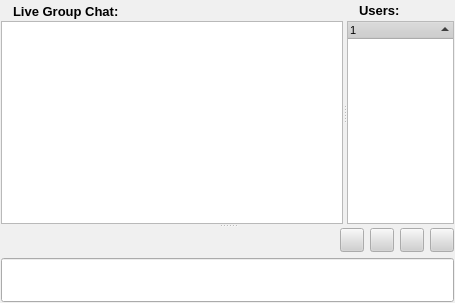
<ui version="4.0" >
 <class>ChatDialog</class>
 <widget class="QWidget" name="ChatDialog" >
  <property name="geometry" >
   <rect>
    <x>0</x>
    <y>0</y>
    <width>455</width>
    <height>303</height>
   </rect>
  </property>
  <property name="sizePolicy" >
   <sizepolicy>
    <hsizetype>7</hsizetype>
    <vsizetype>7</vsizetype>
    <horstretch>0</horstretch>
    <verstretch>0</verstretch>
   </sizepolicy>
  </property>
  <property name="palette" >
   <palette>
    <active>
     <colorrole role="WindowText" >
      <brush brushstyle="SolidPattern" >
       <color alpha="255" >
        <red>0</red>
        <green>0</green>
        <blue>0</blue>
       </color>
      </brush>
     </colorrole>
     <colorrole role="Button" >
      <brush brushstyle="SolidPattern" >
       <color alpha="255" >
        <red>208</red>
        <green>208</green>
        <blue>208</blue>
       </color>
      </brush>
     </colorrole>
     <colorrole role="Light" >
      <brush brushstyle="SolidPattern" >
       <color alpha="255" >
        <red>255</red>
        <green>255</green>
        <blue>255</blue>
       </color>
      </brush>
     </colorrole>
     <colorrole role="Midlight" >
      <brush brushstyle="SolidPattern" >
       <color alpha="255" >
        <red>247</red>
        <green>247</green>
        <blue>247</blue>
       </color>
      </brush>
     </colorrole>
     <colorrole role="Dark" >
      <brush brushstyle="SolidPattern" >
       <color alpha="255" >
        <red>104</red>
        <green>104</green>
        <blue>104</blue>
       </color>
      </brush>
     </colorrole>
     <colorrole role="Mid" >
      <brush brushstyle="SolidPattern" >
       <color alpha="255" >
        <red>139</red>
        <green>139</green>
        <blue>139</blue>
       </color>
      </brush>
     </colorrole>
     <colorrole role="Text" >
      <brush brushstyle="SolidPattern" >
       <color alpha="255" >
        <red>0</red>
        <green>0</green>
        <blue>0</blue>
       </color>
      </brush>
     </colorrole>
     <colorrole role="BrightText" >
      <brush brushstyle="SolidPattern" >
       <color alpha="255" >
        <red>255</red>
        <green>255</green>
        <blue>255</blue>
       </color>
      </brush>
     </colorrole>
     <colorrole role="ButtonText" >
      <brush brushstyle="SolidPattern" >
       <color alpha="255" >
        <red>0</red>
        <green>0</green>
        <blue>0</blue>
       </color>
      </brush>
     </colorrole>
     <colorrole role="Base" >
      <brush brushstyle="SolidPattern" >
       <color alpha="255" >
        <red>255</red>
        <green>255</green>
        <blue>255</blue>
       </color>
      </brush>
     </colorrole>
     <colorrole role="Window" >
      <brush brushstyle="SolidPattern" >
       <color alpha="255" >
        <red>240</red>
        <green>240</green>
        <blue>240</blue>
       </color>
      </brush>
     </colorrole>
     <colorrole role="Shadow" >
      <brush brushstyle="SolidPattern" >
       <color alpha="255" >
        <red>0</red>
        <green>0</green>
        <blue>0</blue>
       </color>
      </brush>
     </colorrole>
     <colorrole role="Highlight" >
      <brush brushstyle="SolidPattern" >
       <color alpha="255" >
        <red>0</red>
        <green>0</green>
        <blue>128</blue>
       </color>
      </brush>
     </colorrole>
     <colorrole role="HighlightedText" >
      <brush brushstyle="SolidPattern" >
       <color alpha="255" >
        <red>255</red>
        <green>255</green>
        <blue>255</blue>
       </color>
      </brush>
     </colorrole>
     <colorrole role="Link" >
      <brush brushstyle="SolidPattern" >
       <color alpha="255" >
        <red>0</red>
        <green>0</green>
        <blue>255</blue>
       </color>
      </brush>
     </colorrole>
     <colorrole role="LinkVisited" >
      <brush brushstyle="SolidPattern" >
       <color alpha="255" >
        <red>255</red>
        <green>0</green>
        <blue>255</blue>
       </color>
      </brush>
     </colorrole>
     <colorrole role="AlternateBase" >
      <brush brushstyle="SolidPattern" >
       <color alpha="255" >
        <red>231</red>
        <green>231</green>
        <blue>231</blue>
       </color>
      </brush>
     </colorrole>
    </active>
    <inactive>
     <colorrole role="WindowText" >
      <brush brushstyle="SolidPattern" >
       <color alpha="255" >
        <red>0</red>
        <green>0</green>
        <blue>0</blue>
       </color>
      </brush>
     </colorrole>
     <colorrole role="Button" >
      <brush brushstyle="SolidPattern" >
       <color alpha="255" >
        <red>208</red>
        <green>208</green>
        <blue>208</blue>
       </color>
      </brush>
     </colorrole>
     <colorrole role="Light" >
      <brush brushstyle="SolidPattern" >
       <color alpha="255" >
        <red>255</red>
        <green>255</green>
        <blue>255</blue>
       </color>
      </brush>
     </colorrole>
     <colorrole role="Midlight" >
      <brush brushstyle="SolidPattern" >
       <color alpha="255" >
        <red>247</red>
        <green>247</green>
        <blue>247</blue>
       </color>
      </brush>
     </colorrole>
     <colorrole role="Dark" >
      <brush brushstyle="SolidPattern" >
       <color alpha="255" >
        <red>104</red>
        <green>104</green>
        <blue>104</blue>
       </color>
      </brush>
     </colorrole>
     <colorrole role="Mid" >
      <brush brushstyle="SolidPattern" >
       <color alpha="255" >
        <red>139</red>
        <green>139</green>
        <blue>139</blue>
       </color>
      </brush>
     </colorrole>
     <colorrole role="Text" >
      <brush brushstyle="SolidPattern" >
       <color alpha="255" >
        <red>0</red>
        <green>0</green>
        <blue>0</blue>
       </color>
      </brush>
     </colorrole>
     <colorrole role="BrightText" >
      <brush brushstyle="SolidPattern" >
       <color alpha="255" >
        <red>255</red>
        <green>255</green>
        <blue>255</blue>
       </color>
      </brush>
     </colorrole>
     <colorrole role="ButtonText" >
      <brush brushstyle="SolidPattern" >
       <color alpha="255" >
        <red>0</red>
        <green>0</green>
        <blue>0</blue>
       </color>
      </brush>
     </colorrole>
     <colorrole role="Base" >
      <brush brushstyle="SolidPattern" >
       <color alpha="255" >
        <red>255</red>
        <green>255</green>
        <blue>255</blue>
       </color>
      </brush>
     </colorrole>
     <colorrole role="Window" >
      <brush brushstyle="SolidPattern" >
       <color alpha="255" >
        <red>240</red>
        <green>240</green>
        <blue>240</blue>
       </color>
      </brush>
     </colorrole>
     <colorrole role="Shadow" >
      <brush brushstyle="SolidPattern" >
       <color alpha="255" >
        <red>0</red>
        <green>0</green>
        <blue>0</blue>
       </color>
      </brush>
     </colorrole>
     <colorrole role="Highlight" >
      <brush brushstyle="SolidPattern" >
       <color alpha="255" >
        <red>192</red>
        <green>192</green>
        <blue>192</blue>
       </color>
      </brush>
     </colorrole>
     <colorrole role="HighlightedText" >
      <brush brushstyle="SolidPattern" >
       <color alpha="255" >
        <red>0</red>
        <green>0</green>
        <blue>0</blue>
       </color>
      </brush>
     </colorrole>
     <colorrole role="Link" >
      <brush brushstyle="SolidPattern" >
       <color alpha="255" >
        <red>0</red>
        <green>0</green>
        <blue>255</blue>
       </color>
      </brush>
     </colorrole>
     <colorrole role="LinkVisited" >
      <brush brushstyle="SolidPattern" >
       <color alpha="255" >
        <red>255</red>
        <green>0</green>
        <blue>255</blue>
       </color>
      </brush>
     </colorrole>
     <colorrole role="AlternateBase" >
      <brush brushstyle="SolidPattern" >
       <color alpha="255" >
        <red>231</red>
        <green>231</green>
        <blue>231</blue>
       </color>
      </brush>
     </colorrole>
    </inactive>
    <disabled>
     <colorrole role="WindowText" >
      <brush brushstyle="SolidPattern" >
       <color alpha="255" >
        <red>104</red>
        <green>104</green>
        <blue>104</blue>
       </color>
      </brush>
     </colorrole>
     <colorrole role="Button" >
      <brush brushstyle="SolidPattern" >
       <color alpha="255" >
        <red>208</red>
        <green>208</green>
        <blue>208</blue>
       </color>
      </brush>
     </colorrole>
     <colorrole role="Light" >
      <brush brushstyle="SolidPattern" >
       <color alpha="255" >
        <red>255</red>
        <green>255</green>
        <blue>255</blue>
       </color>
      </brush>
     </colorrole>
     <colorrole role="Midlight" >
      <brush brushstyle="SolidPattern" >
       <color alpha="255" >
        <red>247</red>
        <green>247</green>
        <blue>247</blue>
       </color>
      </brush>
     </colorrole>
     <colorrole role="Dark" >
      <brush brushstyle="SolidPattern" >
       <color alpha="255" >
        <red>104</red>
        <green>104</green>
        <blue>104</blue>
       </color>
      </brush>
     </colorrole>
     <colorrole role="Mid" >
      <brush brushstyle="SolidPattern" >
       <color alpha="255" >
        <red>139</red>
        <green>139</green>
        <blue>139</blue>
       </color>
      </brush>
     </colorrole>
     <colorrole role="Text" >
      <brush brushstyle="SolidPattern" >
       <color alpha="255" >
        <red>104</red>
        <green>104</green>
        <blue>104</blue>
       </color>
      </brush>
     </colorrole>
     <colorrole role="BrightText" >
      <brush brushstyle="SolidPattern" >
       <color alpha="255" >
        <red>255</red>
        <green>255</green>
        <blue>255</blue>
       </color>
      </brush>
     </colorrole>
     <colorrole role="ButtonText" >
      <brush brushstyle="SolidPattern" >
       <color alpha="255" >
        <red>104</red>
        <green>104</green>
        <blue>104</blue>
       </color>
      </brush>
     </colorrole>
     <colorrole role="Base" >
      <brush brushstyle="SolidPattern" >
       <color alpha="255" >
        <red>240</red>
        <green>240</green>
        <blue>240</blue>
       </color>
      </brush>
     </colorrole>
     <colorrole role="Window" >
      <brush brushstyle="SolidPattern" >
       <color alpha="255" >
        <red>240</red>
        <green>240</green>
        <blue>240</blue>
       </color>
      </brush>
     </colorrole>
     <colorrole role="Shadow" >
      <brush brushstyle="SolidPattern" >
       <color alpha="255" >
        <red>0</red>
        <green>0</green>
        <blue>0</blue>
       </color>
      </brush>
     </colorrole>
     <colorrole role="Highlight" >
      <brush brushstyle="SolidPattern" >
       <color alpha="255" >
        <red>0</red>
        <green>0</green>
        <blue>128</blue>
       </color>
      </brush>
     </colorrole>
     <colorrole role="HighlightedText" >
      <brush brushstyle="SolidPattern" >
       <color alpha="255" >
        <red>255</red>
        <green>255</green>
        <blue>255</blue>
       </color>
      </brush>
     </colorrole>
     <colorrole role="Link" >
      <brush brushstyle="SolidPattern" >
       <color alpha="255" >
        <red>0</red>
        <green>0</green>
        <blue>255</blue>
       </color>
      </brush>
     </colorrole>
     <colorrole role="LinkVisited" >
      <brush brushstyle="SolidPattern" >
       <color alpha="255" >
        <red>255</red>
        <green>0</green>
        <blue>255</blue>
       </color>
      </brush>
     </colorrole>
     <colorrole role="AlternateBase" >
      <brush brushstyle="SolidPattern" >
       <color alpha="255" >
        <red>231</red>
        <green>231</green>
        <blue>231</blue>
       </color>
      </brush>
     </colorrole>
    </disabled>
   </palette>
  </property>
  <property name="font" >
   <font>
    <family>Arial</family>
    <pointsize>8</pointsize>
    <weight>50</weight>
    <italic>false</italic>
    <bold>false</bold>
    <underline>false</underline>
    <strikeout>false</strikeout>
   </font>
  </property>
  <property name="contextMenuPolicy" >
   <enum>Qt::NoContextMenu</enum>
  </property>
  <property name="windowTitle" >
   <string/>
  </property>
  <property name="windowIcon" >
   <iconset/>
  </property>
  <layout class="QGridLayout" >
   <property name="margin" >
    <number>1</number>
   </property>
   <property name="spacing" >
    <number>1</number>
   </property>
   <item row="0" column="0" >
    <widget class="QSplitter" name="splitter_2" >
     <property name="orientation" >
      <enum>Qt::Vertical</enum>
     </property>
     <widget class="QSplitter" name="splitter" >
      <property name="orientation" >
       <enum>Qt::Horizontal</enum>
      </property>
      <widget class="QWidget" name="layoutWidget" >
       <layout class="QGridLayout" >
        <property name="margin" >
         <number>0</number>
        </property>
        <property name="spacing" >
         <number>0</number>
        </property>
        <item row="0" column="0" >
         <layout class="QGridLayout" >
          <property name="margin" >
           <number>0</number>
          </property>
          <property name="spacing" >
           <number>6</number>
          </property>
          <item row="0" column="1" >
           <spacer>
            <property name="orientation" >
             <enum>Qt::Horizontal</enum>
            </property>
            <property name="sizeHint" >
             <size>
              <width>181</width>
              <height>20</height>
             </size>
            </property>
           </spacer>
          </item>
          <item row="0" column="0" >
           <layout class="QGridLayout" >
            <property name="margin" >
             <number>0</number>
            </property>
            <property name="spacing" >
             <number>6</number>
            </property>
            <item row="0" column="0" >
             <widget class="QLabel" name="label" >
              <property name="text" >
               <string/>
              </property>
              <property name="pixmap" >
               <pixmap resource="images.qrc" >:/images/chat.png</pixmap>
              </property>
             </widget>
            </item>
            <item row="0" column="1" >
             <widget class="QLabel" name="label_12" >
              <property name="font" >
               <font>
                <pointsize>10</pointsize>
                <weight>75</weight>
                <bold>true</bold>
               </font>
              </property>
              <property name="text" >
               <string>Live Group Chat:</string>
              </property>
             </widget>
            </item>
           </layout>
          </item>
         </layout>
        </item>
        <item row="1" column="0" >
         <widget class="QTextBrowser" name="msgText" >
          <property name="sizePolicy" >
           <sizepolicy>
            <hsizetype>7</hsizetype>
            <vsizetype>3</vsizetype>
            <horstretch>0</horstretch>
            <verstretch>0</verstretch>
           </sizepolicy>
          </property>
          <property name="undoRedoEnabled" >
           <bool>false</bool>
          </property>
          <property name="readOnly" >
           <bool>true</bool>
          </property>
          <property name="textInteractionFlags" >
           <enum>Qt::TextBrowserInteraction</enum>
          </property>
         </widget>
        </item>
       </layout>
      </widget>
      <widget class="QWidget" name="layoutWidget" >
       <layout class="QGridLayout" >
        <property name="margin" >
         <number>0</number>
        </property>
        <property name="spacing" >
         <number>0</number>
        </property>
        <item row="0" column="0" >
         <layout class="QGridLayout" >
          <property name="margin" >
           <number>0</number>
          </property>
          <property name="spacing" >
           <number>6</number>
          </property>
          <item row="0" column="1" >
           <spacer>
            <property name="orientation" >
             <enum>Qt::Horizontal</enum>
            </property>
            <property name="sizeType" >
             <enum>QSizePolicy::Expanding</enum>
            </property>
            <property name="sizeHint" >
             <size>
              <width>41</width>
              <height>20</height>
             </size>
            </property>
           </spacer>
          </item>
          <item row="0" column="0" >
           <layout class="QGridLayout" >
            <property name="margin" >
             <number>0</number>
            </property>
            <property name="spacing" >
             <number>6</number>
            </property>
            <item row="0" column="1" >
             <widget class="QLabel" name="label_14" >
              <property name="sizePolicy" >
               <sizepolicy>
                <hsizetype>5</hsizetype>
                <vsizetype>0</vsizetype>
                <horstretch>0</horstretch>
                <verstretch>0</verstretch>
               </sizepolicy>
              </property>
              <property name="font" >
               <font>
                <pointsize>10</pointsize>
                <weight>75</weight>
                <bold>true</bold>
               </font>
              </property>
              <property name="text" >
               <string>Users:</string>
              </property>
             </widget>
            </item>
            <item row="0" column="0" >
             <widget class="QLabel" name="label_2" >
              <property name="text" >
               <string/>
              </property>
              <property name="pixmap" >
               <pixmap resource="images.qrc" >:/images/peers_16x16.png</pixmap>
              </property>
             </widget>
            </item>
           </layout>
          </item>
         </layout>
        </item>
        <item row="1" column="0" >
         <widget class="QTreeWidget" name="msgSendList" >
          <property name="sizePolicy" >
           <sizepolicy>
            <hsizetype>13</hsizetype>
            <vsizetype>13</vsizetype>
            <horstretch>0</horstretch>
            <verstretch>0</verstretch>
           </sizepolicy>
          </property>
          <property name="minimumSize" >
           <size>
            <width>20</width>
            <height>0</height>
           </size>
          </property>
          <property name="contextMenuPolicy" >
           <enum>Qt::CustomContextMenu</enum>
          </property>
          <property name="sortingEnabled" >
           <bool>true</bool>
          </property>
         </widget>
        </item>
       </layout>
      </widget>
     </widget>
     <widget class="QWidget" name="layoutWidget" >
      <layout class="QVBoxLayout" >
       <property name="margin" >
        <number>0</number>
       </property>
       <property name="spacing" >
        <number>6</number>
       </property>
       <item>
        <layout class="QGridLayout" >
         <property name="margin" >
          <number>0</number>
         </property>
         <property name="spacing" >
          <number>6</number>
         </property>
         <item row="0" column="0" >
          <spacer>
           <property name="orientation" >
            <enum>Qt::Horizontal</enum>
           </property>
           <property name="sizeHint" >
            <size>
             <width>321</width>
             <height>20</height>
            </size>
           </property>
          </spacer>
         </item>
         <item row="0" column="3" >
          <widget class="QPushButton" name="textitalicChatButton" >
           <property name="minimumSize" >
            <size>
             <width>24</width>
             <height>24</height>
            </size>
           </property>
           <property name="maximumSize" >
            <size>
             <width>24</width>
             <height>24</height>
            </size>
           </property>
           <property name="text" >
            <string/>
           </property>
           <property name="icon" >
            <iconset resource="images.qrc" >:/images/edit-underline.png</iconset>
           </property>
           <property name="checkable" >
            <bool>true</bool>
           </property>
          </widget>
         </item>
         <item row="0" column="2" >
          <widget class="QPushButton" name="textunderlineChatButton" >
           <property name="minimumSize" >
            <size>
             <width>24</width>
             <height>24</height>
            </size>
           </property>
           <property name="maximumSize" >
            <size>
             <width>24</width>
             <height>24</height>
            </size>
           </property>
           <property name="text" >
            <string/>
           </property>
           <property name="icon" >
            <iconset resource="images.qrc" >:/images/edit-italic.png</iconset>
           </property>
           <property name="checkable" >
            <bool>true</bool>
           </property>
          </widget>
         </item>
         <item row="0" column="1" >
          <widget class="QPushButton" name="textboldChatButton" >
           <property name="minimumSize" >
            <size>
             <width>24</width>
             <height>24</height>
            </size>
           </property>
           <property name="maximumSize" >
            <size>
             <width>24</width>
             <height>24</height>
            </size>
           </property>
           <property name="text" >
            <string/>
           </property>
           <property name="icon" >
            <iconset resource="images.qrc" >:/images/edit-bold.png</iconset>
           </property>
           <property name="checkable" >
            <bool>true</bool>
           </property>
          </widget>
         </item>
         <item row="0" column="4" >
          <widget class="QPushButton" name="colorChatButton" >
           <property name="minimumSize" >
            <size>
             <width>24</width>
             <height>24</height>
            </size>
           </property>
           <property name="maximumSize" >
            <size>
             <width>24</width>
             <height>24</height>
            </size>
           </property>
           <property name="text" >
            <string/>
           </property>
          </widget>
         </item>
        </layout>
       </item>
       <item>
        <widget class="QLineEdit" name="lineEdit" >
         <property name="sizePolicy" >
          <sizepolicy>
           <hsizetype>7</hsizetype>
           <vsizetype>3</vsizetype>
           <horstretch>0</horstretch>
           <verstretch>0</verstretch>
          </sizepolicy>
         </property>
         <property name="minimumSize" >
          <size>
           <width>0</width>
           <height>40</height>
          </size>
         </property>
         <property name="font" >
          <font>
           <pointsize>9</pointsize>
          </font>
         </property>
        </widget>
       </item>
      </layout>
     </widget>
    </widget>
   </item>
  </layout>
 </widget>
 <tabstops>
  <tabstop>lineEdit</tabstop>
  <tabstop>textboldChatButton</tabstop>
  <tabstop>textunderlineChatButton</tabstop>
  <tabstop>textitalicChatButton</tabstop>
  <tabstop>colorChatButton</tabstop>
  <tabstop>msgText</tabstop>
  <tabstop>msgSendList</tabstop>
 </tabstops>
 <resources>
  <include location="images.qrc" />
 </resources>
 <connections/>
</ui>
